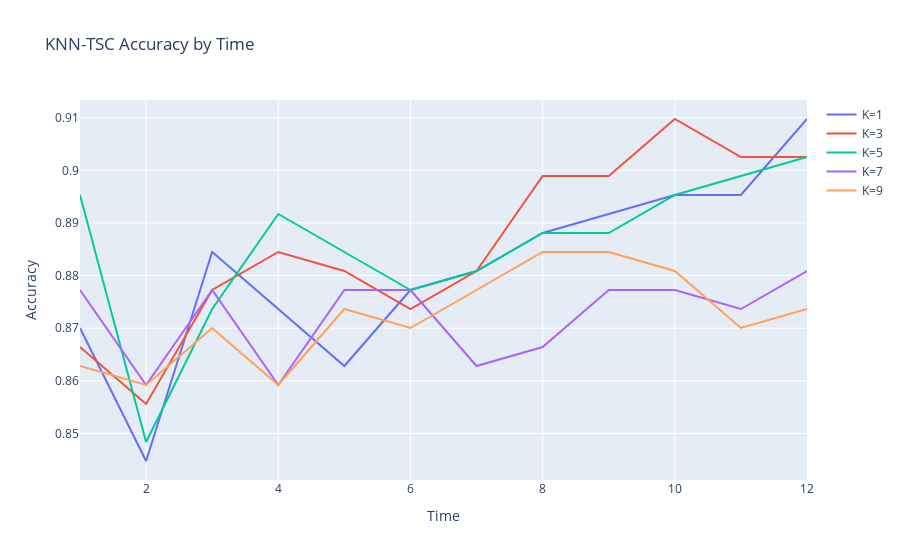

Notebook source saved alongside this figure:
### Code cell
fig = go.Figure()
for k in [1, 3, 5, 7, 9]:
    acc_by_time = train_and_test_KNN_TSC(k)
    fig.add_trace(go.Scatter(x=list(range(1, SEQ_LEN+1)), y=acc_by_time, name=f"K={k}", mode="lines"))
fig.update_layout(title="KNN-TSC Accuracy by Time", xaxis_title="Time", yaxis_title="Accuracy")
fig.show()
# select k=3

### Figure 1 — Plotly figure (JSON) as saved in the notebook; plotly's stock layout.template omitted (floating-point values rounded to 4 significant figures)
{"data": [{"mode": "lines", "name": "K=1", "x": [1, 2, 3, 4, 5, 6, 7, 8, 9, 10, 11, 12, 13, 14, 15, 16, 17, 18, 19, 20, 21, 22, 23, 24, 25, 26, 27, 28, 29], "y": [0.87, 0.8448, 0.8845, 0.8736, 0.8628, 0.8773, 0.8809, 0.8881, 0.8917, 0.8953, 0.8953, 0.9097], "type": "scatter"}, {"mode": "lines", "name": "K=3", "x": [1, 2, 3, 4, 5, 6, 7, 8, 9, 10, 11, 12, 13, 14, 15, 16, 17, 18, 19, 20, 21, 22, 23, 24, 25, 26, 27, 28, 29], "y": [0.8664, 0.8556, 0.8773, 0.8845, 0.8809, 0.8736, 0.8809, 0.8989, 0.8989, 0.9097, 0.9025, 0.9025], "type": "scatter"}, {"mode": "lines", "name": "K=5", "x": [1, 2, 3, 4, 5, 6, 7, 8, 9, 10, 11, 12, 13, 14, 15, 16, 17, 18, 19, 20, 21, 22, 23, 24, 25, 26, 27, 28, 29], "y": [0.8953, 0.8484, 0.8736, 0.8917, 0.8845, 0.8773, 0.8809, 0.8881, 0.8881, 0.8953, 0.8989, 0.9025], "type": "scatter"}, {"mode": "lines", "name": "K=7", "x": [1, 2, 3, 4, 5, 6, 7, 8, 9, 10, 11, 12, 13, 14, 15, 16, 17, 18, 19, 20, 21, 22, 23, 24, 25, 26, 27, 28, 29], "y": [0.8773, 0.8592, 0.8773, 0.8592, 0.8773, 0.8773, 0.8628, 0.8664, 0.8773, 0.8773, 0.8736, 0.8809], "type": "scatter"}, {"mode": "lines", "name": "K=9", "x": [1, 2, 3, 4, 5, 6, 7, 8, 9, 10, 11, 12, 13, 14, 15, 16, 17, 18, 19, 20, 21, 22, 23, 24, 25, 26, 27, 28, 29], "y": [0.8628, 0.8592, 0.87, 0.8592, 0.8736, 0.87, 0.8773, 0.8845, 0.8845, 0.8809, 0.87, 0.8736], "type": "scatter"}], "layout": {"title": {"text": "KNN-TSC Accuracy by Time"}, "xaxis": {"title": {"text": "Time"}}, "yaxis": {"title": {"text": "Accuracy"}}}}
